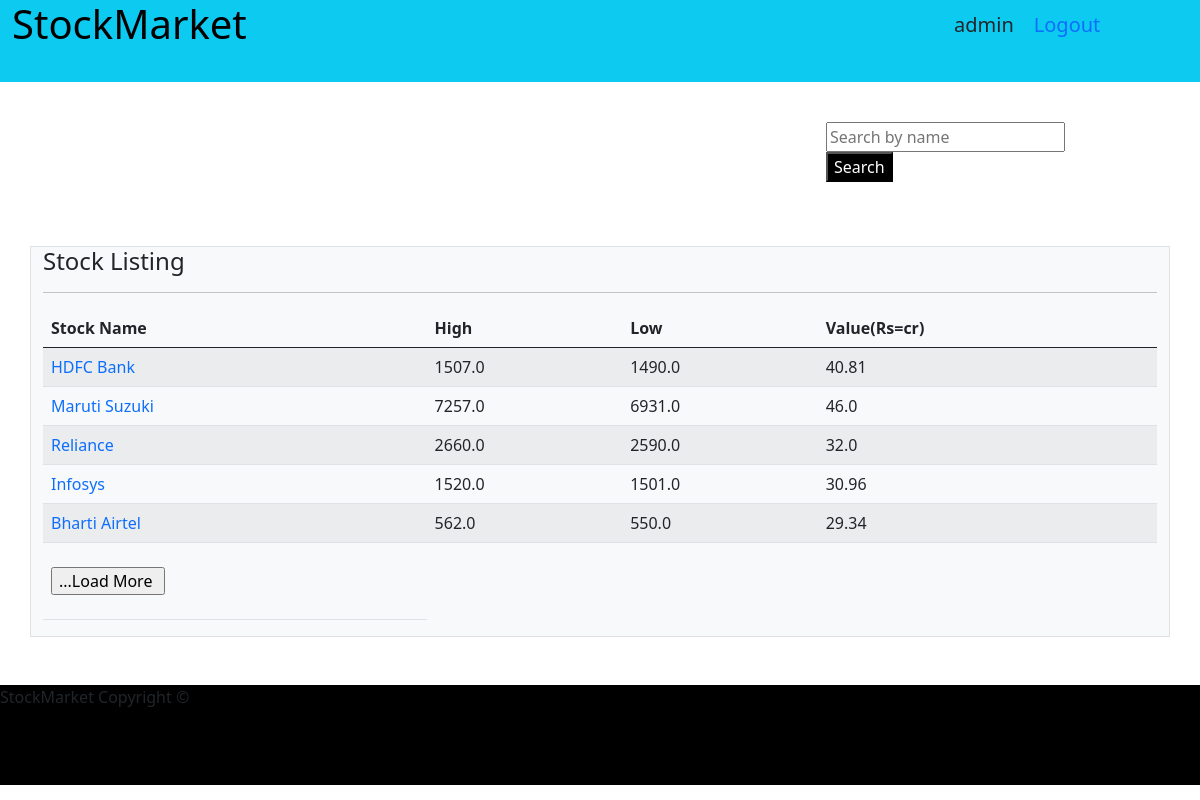
The app's page / (signed in) with its own data.
### Home_app/models.py (models this page shows, shortened)
class StockModel(models.Model):
    stockname=models.CharField(max_length=100)
    high=models.FloatField()
    low=models.FloatField()
    value=models.FloatField()
    stockdetail=models.TextField(null=True)
    slug=models.SlugField(unique=True)

### Home_app/views.py (the view, shortened to what this page needs)
# urls.py: path('', views.index, name='index'),
def index(request):
    sign_up=signup_form()
    log_in=login_form()
    if request.method=='POST' and 'signup' in request.POST:
        try:
            sign_up=signup_form(request.POST)
            if sign_up.is_valid():
                sign_up.save()
                messages.success(request,'Account created successfully !')
                return reverse('index')
        except:
            return redirect('index')
    elif request.user.is_authenticated:
        if request.POST.get('load'):
            data=StockModel.objects.all()
            return render(request,'Home_app/index.html',{'signup':sign_up,'login':log_in,'data':data})
        data=StockModel.objects.all()[0:5]
        return render(request,'Home_app/index.html',{'signup':sign_up,'login':log_in,'data':data})
    else:
        return render(request,'Home_app/index.html',{'signup':sign_up,'login':log_in})
    return render(request,'Home_app/index.html',{'signup':sign_up,'login':log_in})

### Home_app/forms.py
class signup_form(UserCreationForm):
    email=forms.CharField(max_length=100, required=True)
    class Meta:
        model=User
        fields=['username','first_name','last_name','email','password1','password2']

class login_form(forms.Form):
    username=forms.CharField(max_length=100)
    password=forms.CharField(max_length=100, widget=forms.PasswordInput)

### templates/Home_app/index.html (shortened to what this page needs)
{%extends 'base.html'%}
    {%block body%}
    <div class='container mt-4'>
        <div class='row' >
            <div class='col-md-8'>
            </div>
            <div class='col-md-4'>
                {%if user.is_authenticated%}
                    <div class='container mt-3'>
                    <form method='get' action='search'>
                        <input type='text' name='search' placeholder='Search by name'>
                        <input type='submit' value='Search' style='background:black; color:white;'>
                    </form>
                    </div>
                {%endif%}
            </div>
        </div>
    </div>
    <div class='container mt-5 border bg-light'>
        <h4>Stock Listing</h4><hr>
        {%if user.is_authenticated %}
            <table class='table table-striped'>
                <thead>
                        <tr>
                            <th>Stock Name</th>
                            <th>High</th>
                            <th>Low</th>
                            <th>Value(Rs=cr)</th>
                        </tr>
                </thead>
                        {%for data in data%}
                        <tr>
                            <td><a href={%url 'detail' data.slug %}>{{data.stockname}}</a></td>
                            <td>{{data.high}}</td>
                            <td>{{data.low}}</td>
                            <td>{{data.value}}</td>
                        </tr>
                        {%endfor%}
                    {% if data.count <= 5 %}
                        <tr>
                        <th>
                        <form method='post'>
                            <input type='submit' class='mt-3' name='load' value='...Load More '>
                        </form>
                        </th>
                        </tr>
                    {%endif%}
            </table>
        {%else%}
            <span>You are not authenticated to see stocks list here, please login first</span>
        {%endif%}
    </div>
    {%endblock%}

### templates/base.html (shortened to what this page needs)
{%load static%}
<html>
<head>
    <link rel='stylesheet' href={% static 'css/bootstrap.min.css' %}>
</head>
<body>
   <div class='container-fluid bg-info pb-3'>
        <div class='row'>
            <div class ='col-md-9'>
                <h1><a href={%url 'index'%} style='color:black;'>StockMarket </a></h1>
            </div>
            <div class='col-md-3'>
                {%if user.is_authenticated%}
                    <ul class='d-flex'>
                        <li>{{user.username}}</li>
                        <li> <a href={%url 'logout' %}>Logout</a></li>
                    <ul>
                {%endif%}
            </div>
        </div>
    </div>
    {%block body%}
    {%endblock%}
    <footer class='mt-5'>
        <p>StockMarket Copyright &copy;  </p>
    </footer>
</body>
</html>

### records on screen
StockModel: stockname "HDFC Bank", high "1507.0", low "1490.0", value "40.81"
StockModel: stockname "Maruti Suzuki", high "7257.0", low "6931.0", value "46.0"
StockModel: stockname "Reliance", high "2660.0", low "2590.0", value "32.0"
StockModel: stockname "Infosys", high "1520.0", low "1501.0", value "30.96"
StockModel: stockname "Bharti Airtel", high "562.0", low "550.0", value "29.34"

### other values on screen
{{ user.username }} "admin"
